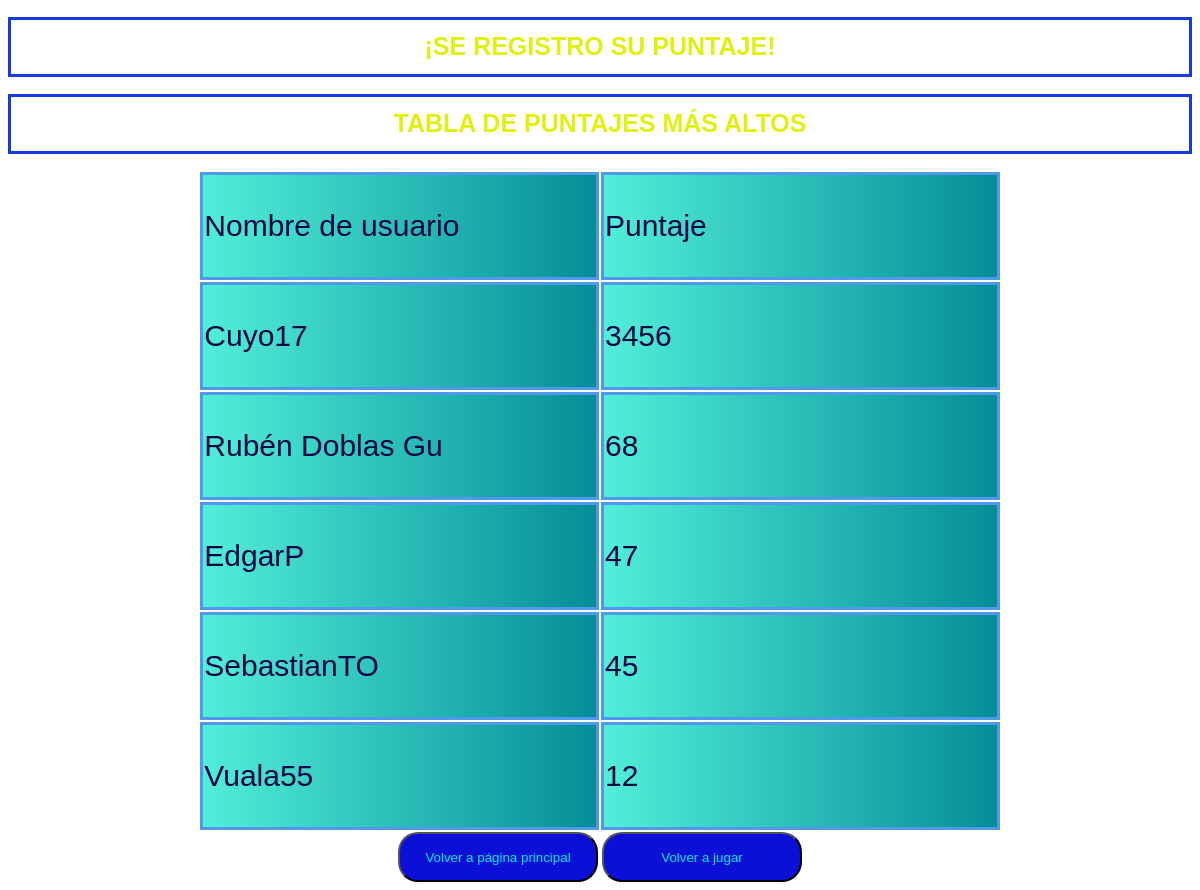
The app's page /registropuntajeimparnl3.php with its own data.
### tables this page shows
CREATE TABLE `puntajejuegosimpares` (
  `id_juegosimpares` int(10) NOT NULL,
  `id_registro` int(5) NOT NULL,
  `num_impares_pun_nl1` int(10) NOT NULL,
  `num_impares_pun_nl2` int(10) NOT NULL,
  `num_impares_pun_nl3` int(10) NOT NULL
);

CREATE TABLE `registrodecuentas` (
  `id_registro` int(10) NOT NULL,
  `usuario` varchar(15) NOT NULL,
  `id_cargo` int(1) NOT NULL
);

### registropuntajeimparnl3.php (the view, shortened to what this page needs)
<!DOCTYPE html>
<html lang="en">
<head>
    <link rel="stylesheet" href="registropung.css">
</head>
<body >
      <center><h1>¡Se registro su puntaje!</h1>
        <h1>Tabla de puntajes más altos</h1>
    <table>
        <tr>
        <td class=d>Nombre de usuario</td>
        <td class=d>Puntaje</td>
    </tr>
    <?php
    $server = "localhost";
    $db = "fasternumber";
    $user = "root";
    $pass = "1234";
    $connexion = mysqli_connect($server, $user, $pass,$db);
        ?><h1><?php echo "no conecto";?></h1>
        <?php
    mysqli_select_db($connexion, $db) or die("no");
    mysqli_set_charset($connexion, "utf8");
    $instru_SQL = "SELECT registrodecuentas.usuario,puntajejuegosimpares.num_impares_pun_nl3 From registrodecuentas,puntajejuegosimpares where registrodecuentas.id_registro=puntajejuegosimpares.id_registro order by puntajejuegosimpares.num_impares_pun_nl3  desc ;";
    $re=mysqli_query($connexion,$instru_SQL);
    if($re){
        while($reg=mysqli_fetch_array($re)){
            ?>
        <tr>
        <td class=d><?php echo $nombre=$reg['usuario'];?></td>
        <td class=d><?php echo $contra=$reg['num_impares_pun_nl3'];?></td>
        </tr>
    <?php }
    }
    ?>
    </table>
    <input type=button value="Volver a página principal" class=botones onclick="top.juego.location='bienvenida.html'">
    <input type=button value="Volver a jugar" class=botones onclick="top.juego.location='juego.html'"></center>
</body>
</html>

### registropung.css (style rules this page uses)
body { background:url(Pjeh.gif); background-repeat:no-repeat; background-size:100% 100% ; }
h1 { color:rgb(225, 240, 15); font-size: 25px; font-family:Verdana, Geneva, Tahoma, sans-serif; text-transform: uppercase; padding: 0.5em; border: solid; border-color:rgb(22, 58, 219) ; }
.botones { width: 200px; height: 50px; background-color: rgb(12, 15, 214); color: rgb(5, 236, 224); font-family: Verdana, Geneva, Tahoma, sans-serif; cursor: pointer; border-radius: 20px; text-decoration: none; text-decoration-line: none; }
.d { background: linear-gradient(to right, rgb(81, 238, 217), rgb(5, 141, 151)); color: rgb(4, 5, 66); border: solid; font-family: Arial, Helvetica, sans-serif; border-color: rgb(80, 152, 235); width: 33%; height: 100px; font-size: 30px; }

### records on screen
puntajejuegosimpares: id_registro.usuario "Cuyo17", num_impares_pun_nl3 "3456"
puntajejuegosimpares: id_registro.usuario "Rubén Doblas Gu", num_impares_pun_nl3 "68"
puntajejuegosimpares: id_registro.usuario "EdgarP", num_impares_pun_nl3 "47"
puntajejuegosimpares: id_registro.usuario "SebastianTO", num_impares_pun_nl3 "45"
puntajejuegosimpares: id_registro.usuario "Vuala55", num_impares_pun_nl3 "12"
